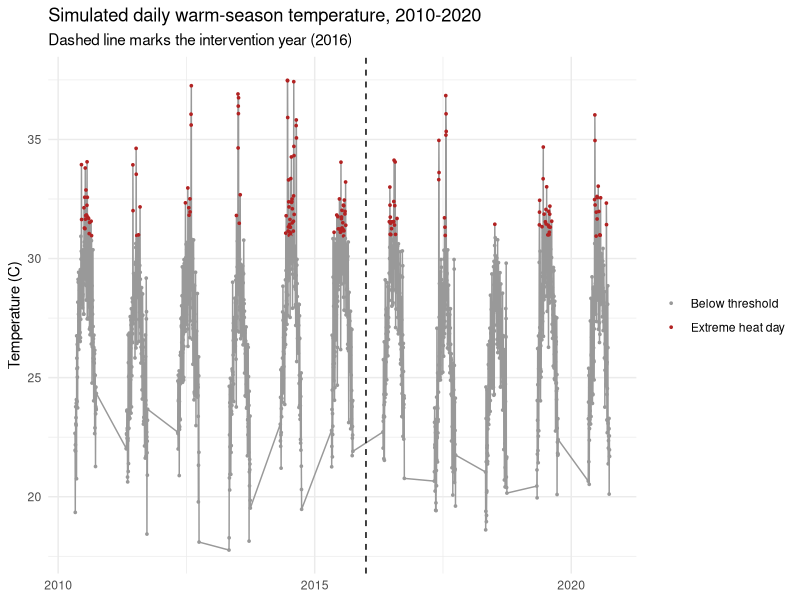
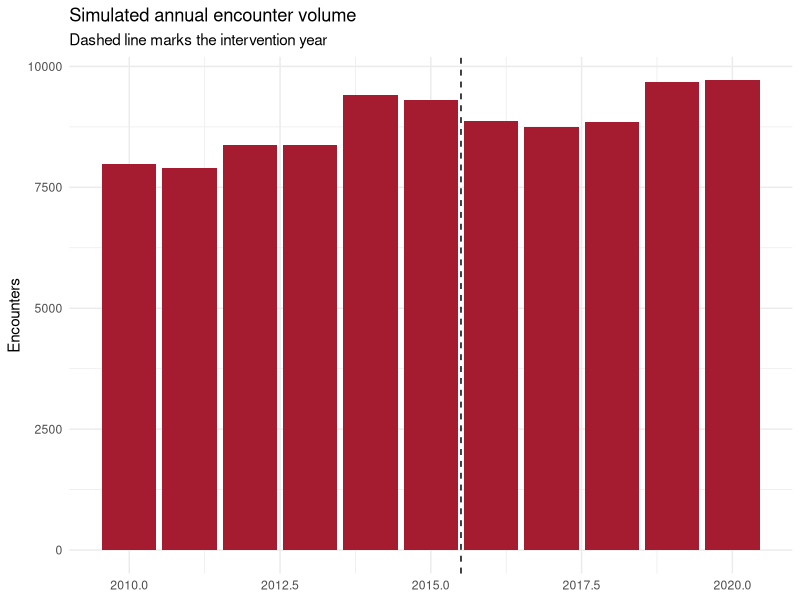
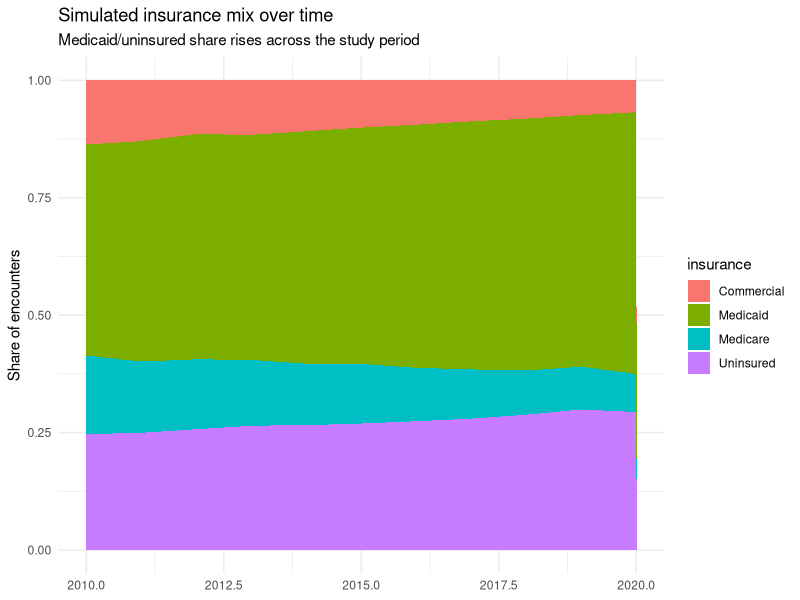
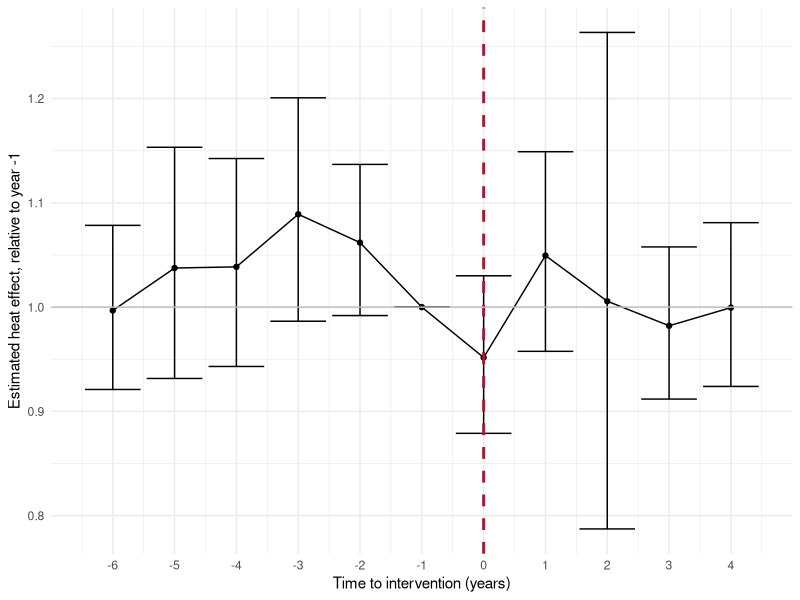

R code for these plots, in order:
## ---- chunk 1
knitr::opts_chunk$set(echo = TRUE, message = FALSE, warning = FALSE, fig.width = 8, fig.height = 4.5)
## ---- chunk 2
# install.packages(c("bookdown", "dplyr", "tidyr", "tibble", "lubridate",
#                     "survival", "MASS", "timeDate", "ggplot2", "broom"))
library(lubridate)
library(survival)   # clogit() for the case-crossover
library(MASS)       # kept for the namespace-collision note below (not otherwise used)
library(timeDate)   # holiday() for the DiD models' holiday flag
library(tidyr)      # pivot_wider() / unite()
library(ggplot2)
library(broom)      # tidy() for clean model summaries
library(dplyr)      # loaded LAST on purpose, see note below

set.seed(2026)
## ---- chunk 3
years <- 2010:2020

build_season_dates <- function(yr) {
  seq(as.Date(paste0(yr, "-05-01")), as.Date(paste0(yr, "-09-30")), by = "day")
}

daily_df <- lapply(years, function(yr) {
  dates <- build_season_dates(yr)
  doy_in_season <- as.numeric(dates - min(dates)) + 1
  n_days <- length(dates)

  # smooth seasonal hump, peaking mid-season
  seasonal_mean <- 22 + 8 * sin(pi * doy_in_season / max(doy_in_season))

  # each year is a bit hotter or cooler than average, at random
  year_offset <- rnorm(1, mean = 0, sd = 1.2)

  # 1 to 3 heat wave events per year, each lasting 2 to 5 days, +4 to +8C
  n_waves <- sample(1:3, 1)
  wave_boost <- rep(0, n_days)
  for (w in seq_len(n_waves)) {
    wave_start <- sample(10:(n_days - 6), 1)
    wave_len <- sample(2:5, 1)
    wave_idx <- wave_start:(wave_start + wave_len - 1)
    wave_boost[wave_idx] <- wave_boost[wave_idx] + runif(1, 4, 8)
  }

  temp <- seasonal_mean + year_offset + wave_boost + rnorm(n_days, 0, 1.5)

  data.frame(date = dates, year = yr, month = month(dates), temp = temp)
}) %>% bind_rows()

# define "extreme heat" as the 90th percentile of the full 2010-2020 series,
# the same logic used in the PRIME-Boston papers
extreme_threshold <- quantile(daily_df$temp, 0.90)
daily_df <- daily_df %>%
  mutate(
    extreme = as.integer(temp >= extreme_threshold),
    post    = as.integer(year >= 2016)
  )

cat("Extreme heat threshold (90th percentile):", round(extreme_threshold, 1), "C\n")

ggplot(daily_df, aes(x = date, y = temp, color = factor(extreme))) +
  geom_line(color = "grey60") +
  geom_point(size = 0.6) +
  scale_color_manual(values = c("0" = "grey60", "1" = "firebrick"),
                      labels = c("Below threshold", "Extreme heat day"),
                      name = NULL) +
  geom_vline(xintercept = as.Date("2016-01-01"), linetype = "dashed") +
  labs(title = "Simulated daily warm-season temperature, 2010-2020",
       subtitle = "Dashed line marks the intervention year (2016)",
       x = NULL, y = "Temperature (C)") +
  theme_minimal()
## ---- chunk 4
# day-level expected count: baseline * trend * heat effect * (attenuated after 2016)
daily_df <- daily_df %>%
  mutate(
    year_c      = year - 2010,
    trend_term  = 0.025 * year_c,
    heat_term   = 0.050 * pmax(temp - 25, 0),
    heat_x_post = -0.018 * post * pmax(temp - 25, 0),   # TRUE effect: ~36% slope reduction
    log_lambda  = log(45) + trend_term + heat_term + heat_x_post,
    lambda      = exp(log_lambda),
    n_encounters = rpois(n(), lambda)
  )

# expand each day into individual encounter-level rows
make_day_encounters <- function(row) {
  n <- row$n_encounters
  if (n == 0) return(NULL)

  yr <- row$year
  # population composition drifts over the study period
  p_medicaid_uninsured <- 0.70 + 0.015 * (yr - 2010)   # rising, capped below
  p_medicaid_uninsured <- min(p_medicaid_uninsured, 0.92)
  insurance_probs <- c(
    Medicaid    = p_medicaid_uninsured * 0.65,
    Uninsured   = p_medicaid_uninsured * 0.35,
    Medicare    = (1 - p_medicaid_uninsured) * 0.55,
    Commercial  = (1 - p_medicaid_uninsured) * 0.45
  )

  p_chronic_mi <- min(0.28 + 0.006 * (yr - 2010), 0.45)   # rising chronic illness share
  svi_mean     <- min(0.45 + 0.01  * (yr - 2010), 0.70)   # rising social vulnerability

  data.frame(
    date         = rep(row$date, n),
    year         = yr,
    month        = row$month,
    temp         = row$temp + rnorm(n, 0, 0.5),   # small within-city spatial noise
    extreme      = row$extreme,
    post         = row$post,
    age          = pmin(pmax(round(rnorm(n, 38, 13)), 18), 90),
    sex          = sample(c("Male", "Female"), n, replace = TRUE, prob = c(0.53, 0.47)),
    insurance    = sample(names(insurance_probs), n, replace = TRUE, prob = insurance_probs),
    chronic_mi   = rbinom(n, 1, p_chronic_mi),
    svi          = pmin(pmax(rnorm(n, svi_mean, 0.12), 0), 1)
  )
}

encounter_list <- lapply(seq_len(nrow(daily_df)), function(i) make_day_encounters(daily_df[i, ]))
encounters <- bind_rows(encounter_list)
encounters$id <- seq_len(nrow(encounters))

cat("Total simulated encounters:", nrow(encounters), "\n")
cat("Average per warm season:", round(nrow(encounters) / length(years)), "\n")
cat("(Compare to the real BEST scale reported in the Boston DiD papers:",
    "roughly 6,500-8,200 encounters per warm season)\n")
## ---- chunk 5
# annual encounter volume: should show the ~2.5%/year upward trend
encounters %>%
  count(year) %>%
  ggplot(aes(x = year, y = n)) +
  geom_col(fill = "#A51C30") +
  geom_vline(xintercept = 2015.5, linetype = "dashed") +
  labs(title = "Simulated annual encounter volume",
       subtitle = "Dashed line marks the intervention year",
       x = NULL, y = "Encounters") +
  theme_minimal()

# insurance mix drifting over time, exactly the compositional shift
# Hess et al. flagged as an unmeasured concern for Ahmedabad
encounters %>%
  count(year, insurance) %>%
  group_by(year) %>%
  mutate(pct = n / sum(n)) %>%
  ggplot(aes(x = year, y = pct, fill = insurance)) +
  geom_area() +
  labs(title = "Simulated insurance mix over time",
       subtitle = "Medicaid/uninsured share rises across the study period",
       x = NULL, y = "Share of encounters") +
  theme_minimal()
## ---- chunk 6
n_cases_per_period <- 800

pre_cases  <- encounters %>% filter(post == 0) %>% slice_sample(n = n_cases_per_period)
post_cases <- encounters %>% filter(post == 1) %>% slice_sample(n = n_cases_per_period)
sampled_cases <- bind_rows(pre_cases, post_cases)

# lookup table of city-wide daily exposure, used for both case and control days
temp_lookup <- daily_df %>% dplyr::select(date, temp, extreme)

get_control_days <- function(case_date, n_controls = 4) {
  same_month <- format(case_date, "%Y-%m")
  candidates <- temp_lookup %>%
    filter(format(date, "%Y-%m") == same_month,
           wday(date) == wday(case_date),
           date != case_date)
  if (nrow(candidates) > n_controls) {
    candidates <- candidates %>% slice_sample(n = n_controls)
  }
  candidates
}

build_cc_dataset <- function(cases_df) {
  out <- vector("list", nrow(cases_df))
  for (i in seq_len(nrow(cases_df))) {
    case_row <- cases_df[i, ]
    controls <- get_control_days(case_row$date)
    if (nrow(controls) == 0) next

    case_line <- data.frame(
      strat_id = case_row$id, case = 1,
      temp = case_row$temp, extreme = case_row$extreme
    )
    control_lines <- data.frame(
      strat_id = case_row$id, case = 0,
      temp = controls$temp, extreme = controls$extreme
    )
    out[[i]] <- bind_rows(case_line, control_lines)
  }
  bind_rows(out)
}

cc_pre  <- build_cc_dataset(pre_cases)
cc_post <- build_cc_dataset(post_cases)

cat("Pre-period case-crossover rows:", nrow(cc_pre), "\n")
cat("Post-period case-crossover rows:", nrow(cc_post), "\n")
## ---- chunk 7
cc_model_pre  <- clogit(case ~ extreme + strata(strat_id), data = cc_pre)
cc_model_post <- clogit(case ~ extreme + strata(strat_id), data = cc_post)

cc_summary <- bind_rows(
  tidy(cc_model_pre,  exponentiate = TRUE, conf.int = TRUE) %>% mutate(period = "Pre (2010-2015)"),
  tidy(cc_model_post, exponentiate = TRUE, conf.int = TRUE) %>% mutate(period = "Post (2016-2020)")
) %>%
  filter(term == "extreme") %>%
  select(period, OR = estimate, conf.low, conf.high, p.value)

print(cc_summary)
## ---- chunk 8
# a few extra day-level covariates the models below expect: day of week,
# week number, and a simple summer holiday flag
holiday_years <- 2010:2020
holidays <- c(
  as.Date(timeDate::holiday(holiday_years, "USMemorialDay")),
  as.Date(timeDate::holiday(holiday_years, "USIndependenceDay")),
  as.Date(timeDate::holiday(holiday_years, "USLaborDay"))
)

daily_counts <- encounters %>%
  count(date, name = "n_encounters_actual") %>%
  right_join(daily_df, by = "date") %>%
  mutate(
    n_encounters_actual = ifelse(is.na(n_encounters_actual), 0, n_encounters_actual),
    dow   = wday(date),
    week  = week(date),
    holid = as.integer(date %in% holidays)
  )
## ---- chunk 9
pre_total  <- sum(daily_counts$n_encounters_actual[daily_counts$post == 0])
post_total <- sum(daily_counts$n_encounters_actual[daily_counts$post == 1])

did_table1 <- daily_counts %>%
  mutate(extreme_chr = ifelse(extreme == 1, ">= 90th pctile", "< 90th pctile"),
         post_chr    = ifelse(post == 1, "Post", "Pre")) %>%
  group_by(extreme_chr, post_chr) %>%
  summarise(visits = sum(n_encounters_actual), .groups = "drop") %>%
  tidyr::unite("group", extreme_chr, post_chr, sep = " ") %>%
  tidyr::pivot_wider(names_from = group, values_from = visits)

did_table1 <- did_table1 %>%
  mutate(
    `< 90th pctile Pre (%)`   = round(100 * `< 90th pctile Pre`   / pre_total, 1),
    `< 90th pctile Post (%)`  = round(100 * `< 90th pctile Post`  / post_total, 1),
    `>= 90th pctile Pre (%)`  = round(100 * `>= 90th pctile Pre`  / pre_total, 1),
    `>= 90th pctile Post (%)` = round(100 * `>= 90th pctile Post` / post_total, 1),
    `< 90th pctile Diff`  = `< 90th pctile Post (%)`  - `< 90th pctile Pre (%)`,
    `>= 90th pctile Diff` = `>= 90th pctile Post (%)` - `>= 90th pctile Pre (%)`,
    `DiD Term` = `< 90th pctile Diff` - `>= 90th pctile Diff`
  )

print(did_table1, width = Inf)
## ---- chunk 10
event_study_plot <- function(dataframe, outcome_variable, threshold_temp,
                              intervention_year, start_year, end_year) {

  data <- dataframe %>%
    filter(year %in% start_year:end_year) %>%
    mutate(event_time = year - intervention_year)

  list_event_times <- as.character(seq(min(data$event_time), max(data$event_time)))
  list_event_times <- c("-1", list_event_times[list_event_times != "-1"])

  data <- data %>%
    mutate(event_time_factor = factor(event_time, levels = list_event_times))

  data$outcome_variable <- data[[outcome_variable]]
  data$threshold_temp   <- data[[threshold_temp]]

  event_model <- glm(
    outcome_variable ~ threshold_temp +
      (threshold_temp:event_time_factor) +
      event_time_factor +
      holid + year + dow + month + week,
    data = data,
    family = poisson
  )

  coefficients <- coef(event_model)
  interaction_coefficient <- coefficients[grep("threshold_temp:event_time_factor", names(coefficients))]

  conf_intervals <- confint(event_model)
  interaction_confint <- conf_intervals[grep("threshold_temp:event_time_factor", rownames(conf_intervals)), ]

  plot_data <- data.frame(cbind(interaction_coefficient, interaction_confint)) %>%
    tibble::rownames_to_column(var = "EventTime")
  plot_data$EventTime <- as.numeric(sub("^threshold_temp:event_time_factor", "", plot_data$EventTime))
  plot_data$interaction_coefficient <- exp(plot_data$interaction_coefficient)
  plot_data$lowCI <- exp(plot_data$X2.5..)
  plot_data$uppCI <- exp(plot_data$X97.5..)

  new_row <- data.frame(EventTime = -1, interaction_coefficient = 1, lowCI = 1, uppCI = 1)
  plot_data <- plot_data %>% dplyr::select(-c(X2.5.., X97.5..))
  plot_data2 <- rbind(plot_data, new_row)

  ggplot(plot_data2, aes(EventTime, interaction_coefficient)) +
    geom_line() +
    geom_point() +
    geom_errorbar(aes(ymin = lowCI, ymax = uppCI)) +
    geom_vline(xintercept = 0, color = "#A51C30", linetype = "dashed", linewidth = 1) +
    geom_hline(yintercept = 1, color = "grey") +
    xlab("Time to intervention (years)") +
    ylab("Estimated heat effect, relative to year -1") +
    theme_minimal() +
    scale_x_continuous(
      breaks = min(plot_data2$EventTime):max(plot_data2$EventTime),
      labels = as.character(min(plot_data2$EventTime):max(plot_data2$EventTime))
    )
}

event_study_plot(
  dataframe = daily_counts, outcome_variable = "n_encounters_actual",
  threshold_temp = "extreme", intervention_year = 2016,
  start_year = 2010, end_year = 2020
)
## ---- chunk 11
model_generalized <- function(dataframe, outcome_count, exposure, intervention, weights = NULL) {
  if (is.null(weights)) {
    model <- glm(
      outcome_count ~ exposure + intervention + (exposure:intervention) +
        year + holid + month + week + dow,
      data = dataframe, family = poisson
    )
  } else {
    model <- glm(
      outcome_count ~ exposure + intervention + (exposure:intervention) +
        year + holid + month + week + dow,
      data = dataframe, family = quasipoisson, weights = weights
    )
  }

  coefficients <- coef(model)
  interaction_coefficient <- exp(coefficients[grep("exposure:intervention", names(coefficients))])

  conf_intervals <- exp(confint(model))
  interaction_confint <- conf_intervals[grep("exposure:intervention", rownames(conf_intervals)), ]

  paste0(round(interaction_coefficient, 2), " (",
         round(interaction_confint[1], 2), ", ",
         round(interaction_confint[2], 2), ")")
}
## ---- chunk 12
did_overall_irr <- model_generalized(
  dataframe    = daily_counts,
  outcome_count = daily_counts$n_encounters_actual,
  exposure     = daily_counts$extreme,
  intervention = daily_counts$post
)
did_overall_irr
## ---- chunk 13
daily_by_group <- function(filter_expr) {
  encounters %>%
    filter({{ filter_expr }}) %>%
    count(date, name = "n_encounters_actual") %>%
    right_join(daily_df, by = "date") %>%
    mutate(
      n_encounters_actual = ifelse(is.na(n_encounters_actual), 0, n_encounters_actual),
      dow   = wday(date),
      week  = week(date),
      holid = as.integer(date %in% holidays)
    )
}

medicaid_uninsured  <- daily_by_group(insurance %in% c("Medicaid", "Uninsured"))
commercial_medicare <- daily_by_group(insurance %in% c("Commercial", "Medicare"))
chronic_mi_group    <- daily_by_group(chronic_mi == 1)

data.frame(
  subgroup = c("Medicaid/Uninsured", "Commercial/Medicare", "Chronic mental illness"),
  IRR = c(
    model_generalized(medicaid_uninsured, medicaid_uninsured$n_encounters_actual,
                       medicaid_uninsured$extreme, medicaid_uninsured$post),
    model_generalized(commercial_medicare, commercial_medicare$n_encounters_actual,
                       commercial_medicare$extreme, commercial_medicare$post),
    model_generalized(chronic_mi_group, chronic_mi_group$n_encounters_actual,
                       chronic_mi_group$extreme, chronic_mi_group$post)
  )
)
## ---- chunk 14
ps_model <- glm(
  post ~ age + sex + insurance + chronic_mi + svi,
  data = encounters, family = binomial
)

encounters$p_post <- predict(ps_model, type = "response")
marginal_p_post <- mean(encounters$post)

encounters <- encounters %>%
  mutate(
    sw = ifelse(post == 1, marginal_p_post / p_post, (1 - marginal_p_post) / (1 - p_post))
  )

# trim extreme weights, standard practice to avoid a small number of
# observations dominating the model
sw_caps <- quantile(encounters$sw, c(0.01, 0.99))
encounters$sw_trimmed <- pmin(pmax(encounters$sw, sw_caps[1]), sw_caps[2])

summary(encounters$sw_trimmed)
## ---- chunk 15
# quick covariate balance check: unweighted vs weighted mean SVI and
# chronic_mi by period. If weighting is doing its job, the weighted
# pre/post gap should shrink relative to the unweighted gap.
balance_check <- encounters %>%
  group_by(post) %>%
  summarise(
    unweighted_svi        = mean(svi),
    weighted_svi          = weighted.mean(svi, sw_trimmed),
    unweighted_chronic_mi = mean(chronic_mi),
    weighted_chronic_mi   = weighted.mean(chronic_mi, sw_trimmed)
  )

print(balance_check)
## ---- chunk 16
# aggregate the per-encounter weights up to a day-level average weight,
# then refeed the SAME model_generalized() function used for the DiD
# section, now with weights supplied
day_weights <- encounters %>%
  group_by(date) %>%
  summarise(day_avg_sw = mean(sw_trimmed))

daily_counts_ipw <- daily_counts %>% left_join(day_weights, by = "date")
daily_counts_ipw$day_avg_sw[is.na(daily_counts_ipw$day_avg_sw)] <- 1  # no encounters that day

ipw_irr <- model_generalized(
  dataframe    = daily_counts_ipw,
  outcome_count = daily_counts_ipw$n_encounters_actual,
  exposure     = daily_counts_ipw$extreme,
  intervention = daily_counts_ipw$post,
  weights      = daily_counts_ipw$day_avg_sw
)
ipw_irr
## ---- chunk 17
true_effect_note <- "True simulated effect: ~36% reduction in heat-slope after 2016"

comparison <- data.frame(
  Method = c("Case-crossover (informal pre vs post OR comparison)",
             "Difference-in-differences (unweighted, model_generalized())",
             "Difference-in-differences (IPW-weighted, model_generalized())"),
  Estimate = c(
    paste0(round(cc_summary$OR[cc_summary$period == "Pre (2010-2015)"], 2), " -> ",
           round(cc_summary$OR[cc_summary$period == "Post (2016-2020)"], 2)),
    did_overall_irr,
    ipw_irr
  ),
  What_it_controls_for = c(
    "Time-invariant confounders per person and stratum, not the citywide secular trend",
    "Shared secular trend and season, not compositional drift",
    "Shared secular trend, season, and measured compositional drift"
  )
)

print(comparison, row.names = FALSE)
cat("\n", true_effect_note, "\n")
## ---- chunk 18
sessionInfo()
